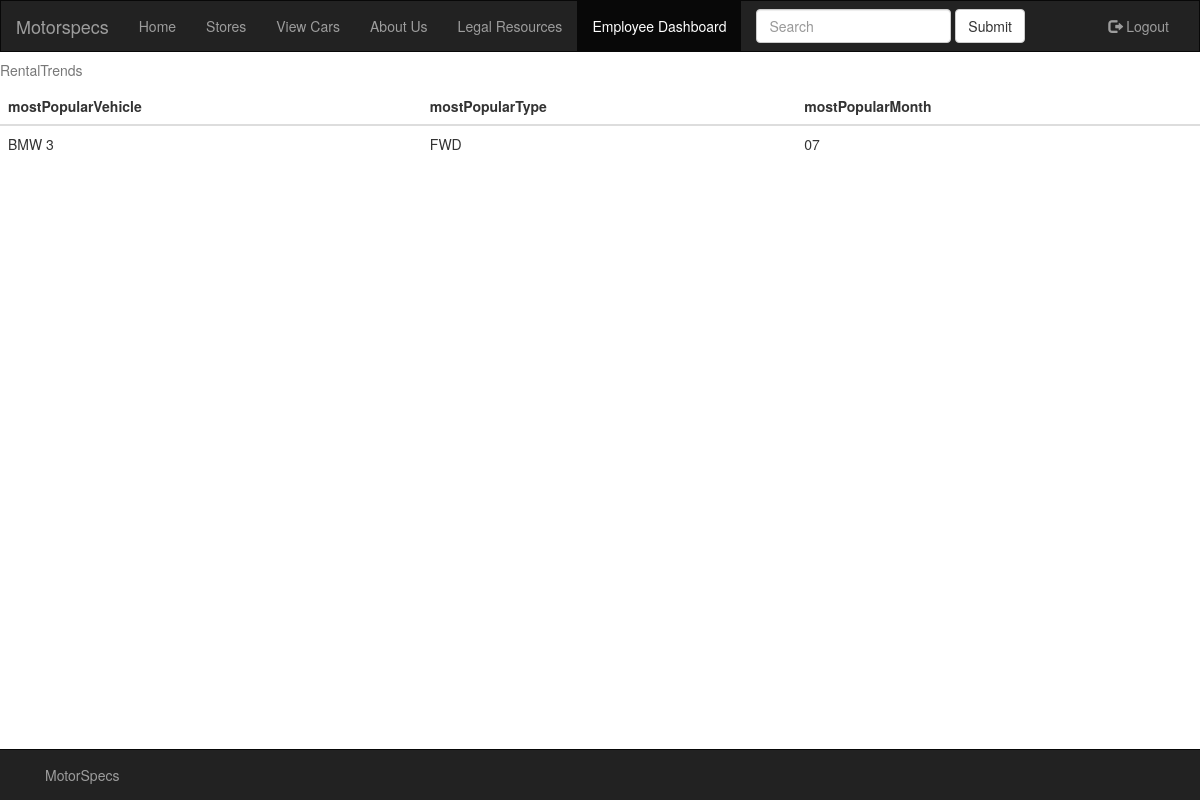
The app's page /rentaltrends/ (signed in) with its own data.
### index/models.py (models this page shows, shortened)
class RentalTrends(models.Model):
    mostPopularVehicle = models.CharField(max_length=50)
    mostPopularType = models.CharField(max_length=50)
    mostPopularMonth = models.CharField(max_length=50)

### DataRepresent/views.py (the view)
# urls.py: path('', views.rentaltrends),
@login_required
def rentaltrends(request):
    items = RentalTrends.objects.all()
    res = []
    for item in items:
        json = {
            'mostPopularVehicle': str(item.mostPopularVehicle),
            'mostPopularType': item.mostPopularType,
            'mostPopularMonth': item.mostPopularMonth,
        }
        res.append(json)
    return render(request, 'rentaltrends.html', {'item_list': res})

### DataRepresent/templates/rentaltrends.html
{% extends "base.html" %}
{% block navbuttons %}
        <li><a href="/home/">Home</a></li>
        <li><a href="#">Stores</a></li>
        <li><a href="/vehiclelist/">View Cars</a></li>
        <li><a href="/aboutus/">About Us</a></li>
		<li><a href="/legalresources/">Legal Resources</a></li>
	{% if user.is_authenticated %}
        <li class="active"><a href="/dashboard/">Employee Dashboard</a></li>
      	{% endif %}
{% endblock navbuttons %}
{% block content %}
<table class="table table-hover">
        <caption>RentalTrends</caption>
        <thead>
            <tr>
                <th>mostPopularVehicle</th>
                <th>mostPopularType</th>
                <th>mostPopularMonth</th>
            </tr>
        </thead>
        <tbody>
            {% for item in item_list %}
            <tr>
                <td>{{ item.mostPopularVehicle}}</td>
                <td>{{ item.mostPopularType }}</td>
                <td>{{ item.mostPopularMonth}}</td>
            </tr>
            {% endfor %}
        </tbody>
    </table>
{% endblock content %}

### records on screen
RentalTrends: mostPopularVehicle "BMW 3", mostPopularType "FWD", mostPopularMonth "07"
